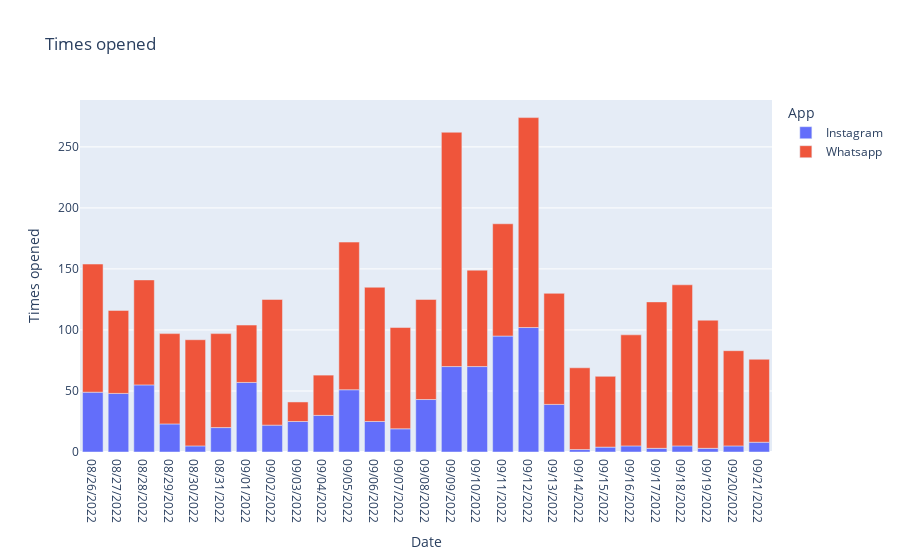

The cell this chart's notebook holds for it:
### Markdown cell above
The code creates a bar chart with Plotly Express, illustrating the frequency of opening different applications over time.

### Code cell
figure.show()

### Figure 1 — Plotly figure (JSON) as saved in the notebook; plotly's stock layout.template omitted (floating-point values rounded to 4 significant figures)
{"data": [{"alignmentgroup": "True", "hovertemplate": "App=Instagram<br>Date=%{x}<br>Times opened=%{y}<extra></extra>", "legendgroup": "Instagram", "marker": {"color": "#636efa", "pattern": {"shape": ""}}, "name": "Instagram", "offsetgroup": "Instagram", "orientation": "v", "showlegend": true, "textposition": "auto", "type": "bar", "x": ["08/26/2022", "08/27/2022", "08/28/2022", "08/29/2022", "08/30/2022", "08/31/2022", "09/01/2022", "09/02/2022", "09/03/2022", "09/04/2022", "09/05/2022", "09/06/2022", "09/07/2022", "09/08/2022", "09/09/2022", "09/10/2022", "09/11/2022", "09/12/2022", "09/13/2022", "09/14/2022", "09/15/2022", "09/16/2022", "09/17/2022", "09/18/2022", "09/19/2022", "09/20/2022", "09/21/2022"], "xaxis": "x", "y": [49, 48, 55, 23, 5, 20, 57, 22, 25, 30, 51, 25, 19, 43, 70, 70, 95, 102, 39, 2, 4, 5, 3, 5, 3, 5, 8], "yaxis": "y"}, {"alignmentgroup": "True", "hovertemplate": "App=Whatsapp<br>Date=%{x}<br>Times opened=%{y}<extra></extra>", "legendgroup": "Whatsapp", "marker": {"color": "#EF553B", "pattern": {"shape": ""}}, "name": "Whatsapp", "offsetgroup": "Whatsapp", "orientation": "v", "showlegend": true, "textposition": "auto", "type": "bar", "x": ["08/26/2022", "08/27/2022", "08/28/2022", "08/29/2022", "08/30/2022", "08/31/2022", "09/01/2022", "09/02/2022", "09/03/2022", "09/04/2022", "09/05/2022", "09/06/2022", "09/07/2022", "09/08/2022", "09/09/2022", "09/10/2022", "09/11/2022", "09/12/2022", "09/13/2022", "09/14/2022", "09/15/2022", "09/16/2022", "09/17/2022", "09/18/2022", "09/19/2022", "09/20/2022", "09/21/2022"], "xaxis": "x", "y": [105, 68, 86, 74, 87, 77, 47, 103, 16, 33, 121, 110, 83, 82, 192, 79, 92, 172, 91, 67, 58, 91, 120, 132, 105, 78, 68], "yaxis": "y"}], "layout": {"barmode": "relative", "legend": {"title": {"text": "App"}, "tracegroupgap": 0}, "title": {"text": "Times opened"}, "xaxis": {"anchor": "y", "domain": [0, 1], "title": {"text": "Date"}}, "yaxis": {"anchor": "x", "domain": [0, 1], "title": {"text": "Times opened"}}}}
